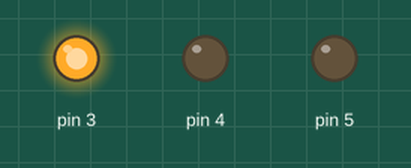
This sketch was run on a simulated Arduino Uno, built with avr-gcc and run on an emulated ATmega328P. Parts: output pins drawn as LEDs (lit = HIGH).

Above: at 0.5 s.
At 2.5 s:
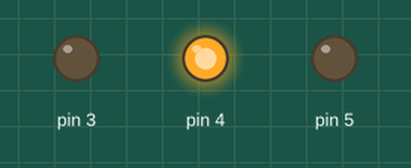
At 4.5 s:
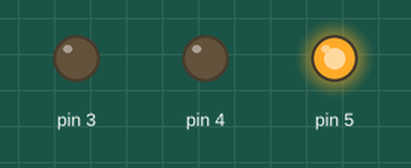
At 5.5 s:
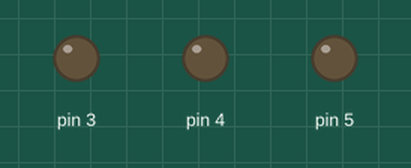
Timing chart, 0 to 7.8 s (numbered marks = the images above):
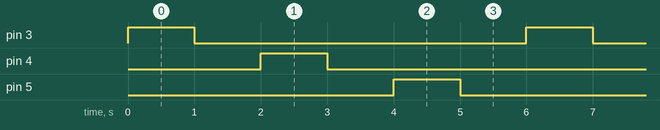

The sketch:

led_dasar1.ino
```cpp
// C++ code
//
void setup()
{
  pinMode(3, OUTPUT);
  pinMode(4, OUTPUT);
  pinMode(5, OUTPUT);
}

void loop()
{
 //lampu merah
  digitalWrite(3, HIGH);
  delay(1000); // Wait for 1000 millisecond(s)
  digitalWrite(3, LOW);
  delay(1000); // Wait for 1000 millisecond(s)

  //lampu kuning
  digitalWrite(4, HIGH);
  delay(1000);
  digitalWrite(4, LOW);
  delay(1000);

  //lampu hijau
  digitalWrite(5, HIGH);
  delay(1000);
  digitalWrite(5, LOW);
  delay(1000);
}
```

Measured:
- by itself, pin 3–5: alternates HIGH for 1.0 s and LOW for 5.0 s
- by itself, everything shown: repeats every 6.0 s, in 6 steps
